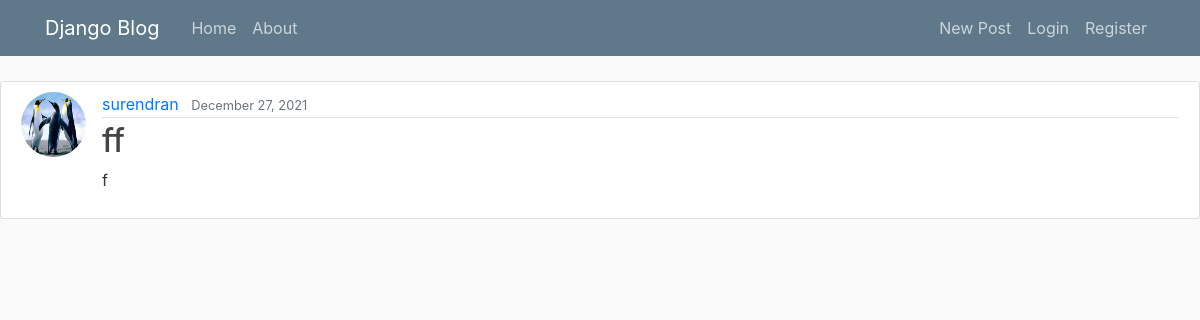
Page /post/56/ on the committed database.
### blog/models.py (models this page shows, shortened)
class Post(models.Model):
    FRESHMAN = 'FR'
    SOPHOMORE = 'SO'
    JUNIOR = 'JR'
    SENIOR = 'SR'
    GRADUATE = 'GR'
    YEAR_IN_SCHOOL_CHOICES = [
        (FRESHMAN, 'Freshman'),
        (SOPHOMORE, 'Sophomore'),
        (JUNIOR, 'Junior'),
        (SENIOR, 'Senior'),
        (GRADUATE, 'Graduate'),
    ]
    district=models.CharField(max_length=2,
        choices=YEAR_IN_SCHOOL_CHOICES)
    title = models.CharField(max_length=300)
    mobile= models.IntegerField(
        validators=[
            MaxValueValidator(99999999999),
            MinValueValidator(999999)
        ]) #update this to number
    price=models.IntegerField(default=1,
        validators=[
            MaxValueValidator(99999999999),
            MinValueValidator(1)
        ]) #update this to number
    catagory=models.CharField(max_length=100)
    buyorsell=models.CharField(max_length=3)
    content = models.CharField(max_length=3200)
    pincode= models.IntegerField(null=True,blank=True,
        validators=[
            MaxValueValidator(999999),
            MinValueValidator(100000)
        ])
    state=models.CharField(max_length=225,null=True,blank=True)
    date_posted = models.DateTimeField(default=timezone.now)
    author = models.ForeignKey(User, on_delete=models.CASCADE)
    image1 = models.ImageField(default='default.jpg', upload_to='post_pics',null=True,blank=True)
    image2 = models.ImageField(default='default.jpg', upload_to='post_pics',null=True,blank=True)
    image3 = models.ImageField(default='default.jpg', upload_to='post_pics',null=True,blank=True)
    image4 = models.ImageField(default='default.jpg', upload_to='post_pics',null=True,blank=True)

### users/models.py (models this page shows, shortened)
class Profile(models.Model):
    user = models.OneToOneField(User, on_delete=models.CASCADE)
    image = models.ImageField(default='default.jpg', upload_to='profile_pics')

### blog/views.py (the view)
# urls.py: path('post/<int:pk>/', PostDetailView.as_view(), name='post-detail'),
class PostDetailView(DetailView):
    model = Post

### blog/templates/blog/post_detail.html (shortened to what this page needs)
{% extends "blog/base.html" %}
{% block content %}
  <article class="media content-section">
    <img class="rounded-circle article-img" src="{{ object.author.profile.image.url }}">
    <div class="media-body">
      <div class="article-metadata">
        <a class="mr-2" href="{% url 'user-posts' object.author.username %}">{{ object.author }}</a>
        <small class="text-muted">{{ object.date_posted|date:"F d, Y" }}</small>
      </div>
      <h2 class="article-title">{{ object.title }}</h2>
      <p class="article-content">{{ object.content }}</p>
    </div>
  </article>
{% endblock content %}

### blog/static/blog/main.css (style rules this page uses)
body { background: #fafafa; color: #333333; margin-top: 5rem; }
h1, h2, h3, h4, h5, h6 { color: #444444; }
.content-section { background: #ffffff; padding: 10px 20px; border: 1px solid #dddddd; border-radius: 3px; margin-bottom: 20px; }
.article-title { color: #444444; }
.article-content { white-space: pre-line; }
.article-img { height: 65px; width: 65px; margin-right: 16px; }
.article-metadata { padding-bottom: 1px; margin-bottom: 4px; border-bottom: 1px solid #e3e3e3 }

### rows in the picture
Post: author.profile.image (picture), author "surendran", date_posted "December 27, 2021", title "ff", content "f"
